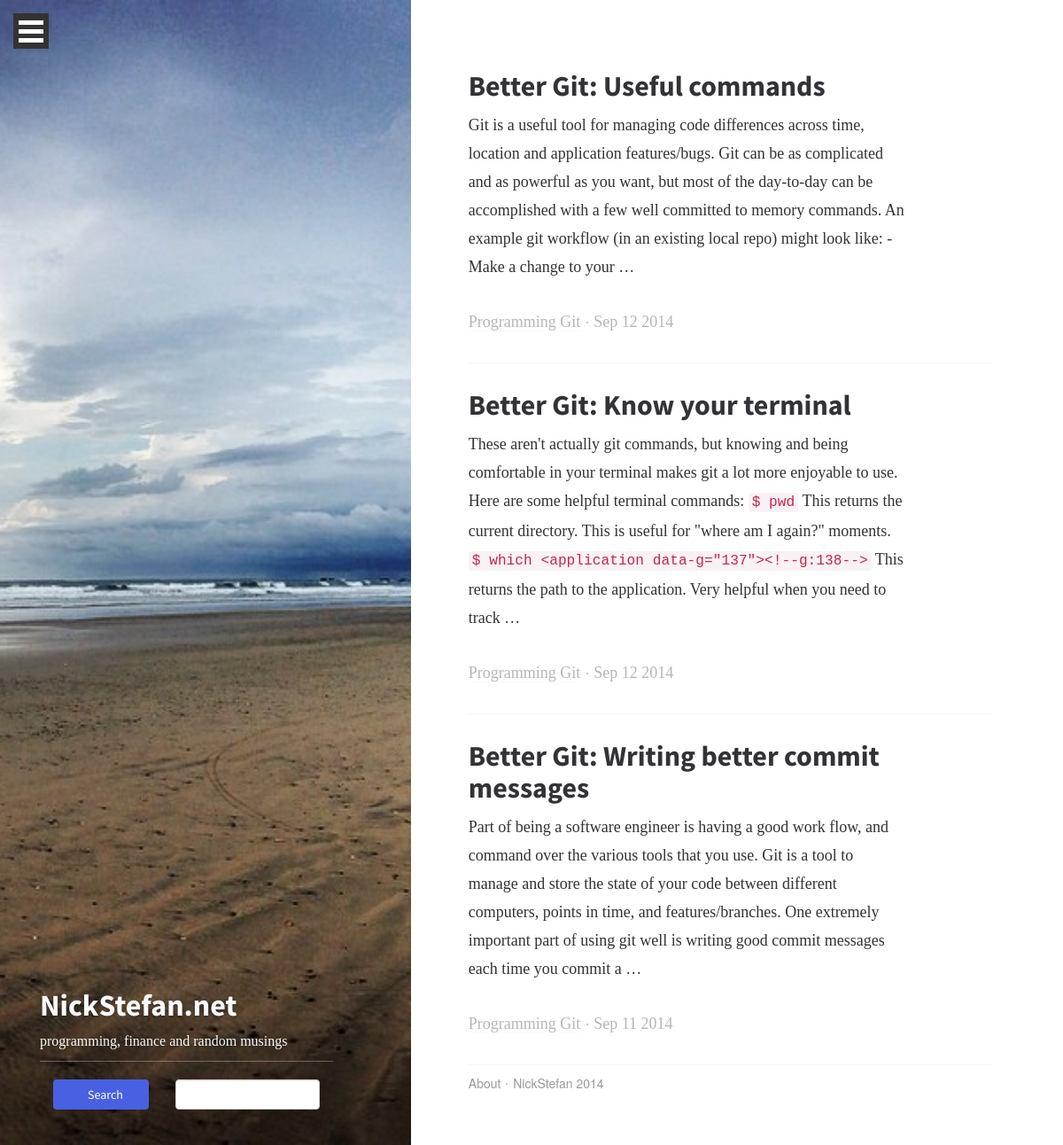
/blog/category/git, run on the app's committed database.
### blog/models.py (models this page shows, shortened)
class Blog (models.Model):
    title = models.CharField(max_length=100, unique=True)
    slug = models.SlugField(max_length=100, unique=True)
    body = models.TextField()
    posted = models.DateTimeField(db_index=True) #auto_now_add=True
    category = models.ManyToManyField(Category)
    live = models.BooleanField(default=False)
    @permalink # this puts a 'view on site' link in the admin
    def get_absolute_url(self):
        if self.live == True:
            return ('view_blog_post', None, {'slug': self.slug})
        else:
            return ('view_blog_preview', None, {'slug': self.slug})

class Category(models.Model):
    title = models.CharField(max_length=100, db_index=True)
    slug = models.SlugField(max_length=100, db_index=True)
    @permalink # this puts a 'view on site' link in the admin
    def get_absolute_url(self):
        return ('view_blog_category', None, {'slug': self.slug})
    def __unicode__(self):
        return '%s' % self.title

### blog/views.py (the view)
def view_category(request, slug):
    category = get_object_or_404(Category, slug=slug)
    return render_to_response('blog/view_category.html',{
        'category': get_object_or_404(Category, slug=slug),
        'posts': Blog.objects.filter(category=category,live=True).order_by('-posted')
    })

### blog/templates/blog/view_category.html (shortened to what this page needs)
{% extends 'base.html' %}
{% block content %}
<div class="col-md-7 col-sm-12 col-md-offset-5 main-content">
    {% if posts %}
        {% for post in posts %}
            <div class="post">
                <section>
                    <div class="post-preview col-xs-10  no-gutter">
                    <h2><a href="{{ post.get_absolute_url }}">{{ post.title }}</a></h2>
                    <div class="postbody">{{ post.body|safe|truncatewords:"60"}}</div>
                    <p class="meta">
                        {% for category in post.category.all %}<a class="" href="{{ category.get_absolute_url }}">{{ category }}</a> {% endfor %} <i class="link-spacer"></i>  {{ post.posted|date }}
                    </p>
                    </div>
                </section>
            </div>
        {% endfor %}
    {% endif %}
{% endblock %}

### blog/static/css/main.css (style rules this page uses)
body, button, input, select, textarea { text-rendering: optimizeLegibility; -webkit-font-smoothing: antialiased; color: #333337; }
p { margin-bottom: 30px; font-family: "Droid Serif", serif; font-size: 18px; font-size: 1.8rem; line-height: 24px; line-height: 2.4rem; }
@media (min-width: 768px) { p { font-size: 20px; font-size: 2rem; line-height: 28px; line-height: 2.8rem; } }
@media (min-width: 992px) { p { font-size: 22px; font-size: 2.2rem; line-height: 32px; line-height: 3.2rem; } }
a { text-decoration: none; color: white; border-bottom: solid 1px #fafafa; }
h1, h2 { font-family: "Source Sans Pro", sans-serif; font-weight: 700; }
h2 { font-size: 32px; font-size: 3.2rem; }
i { font-style: italic; }
.meta { color: #b6b6b6; font-size: 14px; font-size: 1.4rem; }
@media (min-width: 992px) { .meta { font-size: 16px; font-size: 1.6rem; } }
.meta a { color: #b6b6b6; }
.meta i { font-style: normal; }
.main-content { padding: 30px; }
@media (min-width: 768px) { .main-content { padding: 60px 120px; } }
@media (min-width: 992px) { .main-content { padding: 50px; } }
.post { height: auto; padding: 30px 0; border-bottom: solid 1px whitesmoke; overflow: hidden; *zoom: 1; }
.post .post-preview h2 { margin-top: 0; font-size: 24px; font-size: 2.4rem; }
@media (min-width: 992px) { .post .post-preview h2 { font-size: 32px; font-size: 3.2rem; } }
.post .post-preview h2 a { color: #333337; border: solid 0px transparent; }
.post .post-preview p { font-family: "Droid Serif", serif; font-size: 16px; font-size: 1.6rem; }
@media (min-width: 992px) { .post .post-preview p { font-size: 18px; font-size: 1.8rem; } }
.link-spacer { margin: 0 2px 4px 2px; display: inline-block; height: 2px; width: 2px; background-color: #b6b6b6; -webkit-border-radius: 100%; -moz-border-radius: 100%; border-radius: 100%; }
.meta { font-size: 12px; font-size: 1.2rem; margin-bottom: 0; }
@media (min-width: 768px) { .meta { font-size: 16px; font-size: 1.6rem; } }
.no-gutter { padding-left: 0; padding-right: 0; }
html { font-size: 62.5%; }

### data on the page
Blog: title "Better Git: Useful commands", body "Git is a useful tool for managing code differences across time, location and application features/bugs. Git can be as complicated and as powerful as you want, but most of the day-to-day can be accomplished with a few well committed to memory commands. An example git workflow (in an existing local repo) might look like: - Make a change to your …", posted "Sep 12 2014"
Category: title "Programming"
Category: title "Git"
Blog: title "Better Git: Know your terminal", body "These aren't actually git commands, but knowing and being comfortable in your terminal makes git a lot more enjoyable to use. Here are some helpful terminal commands:", posted "Sep 12 2014"
Blog: title "Better Git: Writing better commit messages", body "Part of being a software engineer is having a good work flow, and command over the various tools that you use. Git is a tool to manage and store the state of your code between different computers, points in time, and features/branches. One extremely important part of using git well is writing good commit messages each time you commit a …", posted "Sep 11 2014"
